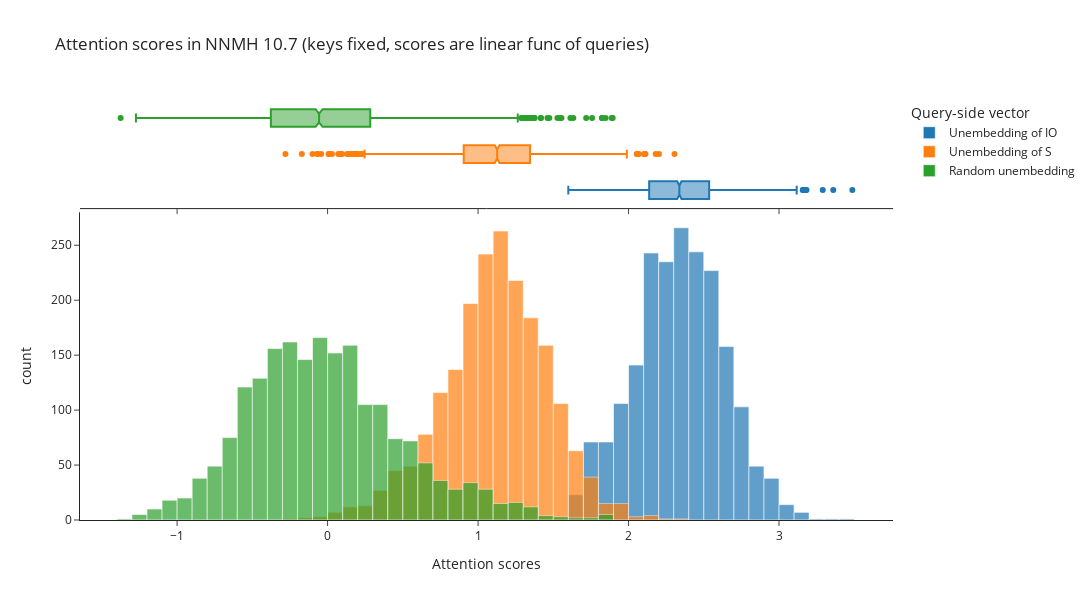

This figure's notebook cell:
### Code cell
hist(
    [attn_scores_IO, attn_scores_S, attn_scores_random],
    labels={"variable": "Query-side vector", "value": "Attention scores"},
    title="Attention scores in NNMH 10.7 (keys fixed, scores are linear func of queries)",
    names=["Unembedding of IO", "Unembedding of S", "Random unembedding"],
    width=1200,
    height=600,
    opacity=0.7,
    marginal="box",
    template="simple_white"
)

### Figure 1 — Plotly figure (JSON) as saved in the notebook; plotly's stock layout.template omitted (floating-point values rounded to 4 significant figures; data arrays with more than 128 entries replaced by an {"elided": "..."} marker saying what was removed)
{"data": [{"alignmentgroup": "True", "bingroup": "x", "hovertemplate": "Query-side vector=wide_variable_0<br>Attention scores=%{x}<br>count=%{y}<extra></extra>", "legendgroup": "wide_variable_0", "marker": {"color": "#1F77B4", "opacity": 0.7, "pattern": {"shape": ""}}, "name": "Unembedding of IO", "offsetgroup": "wide_variable_0", "orientation": "v", "showlegend": true, "type": "histogram", "x": {"elided": "2000 float values"}, "xaxis": "x", "yaxis": "y"}, {"alignmentgroup": "True", "hovertemplate": "Query-side vector=wide_variable_0<br>Attention scores=%{x}<extra></extra>", "legendgroup": "wide_variable_0", "marker": {"color": "#1F77B4"}, "name": "Unembedding of IO", "notched": true, "offsetgroup": "wide_variable_0", "showlegend": false, "type": "box", "x": {"elided": "2000 float values"}, "xaxis": "x2", "yaxis": "y2"}, {"alignmentgroup": "True", "bingroup": "x", "hovertemplate": "Query-side vector=wide_variable_1<br>Attention scores=%{x}<br>count=%{y}<extra></extra>", "legendgroup": "wide_variable_1", "marker": {"color": "#FF7F0E", "opacity": 0.7, "pattern": {"shape": ""}}, "name": "Unembedding of S", "offsetgroup": "wide_variable_1", "orientation": "v", "showlegend": true, "type": "histogram", "x": {"elided": "2000 float values"}, "xaxis": "x", "yaxis": "y"}, {"alignmentgroup": "True", "hovertemplate": "Query-side vector=wide_variable_1<br>Attention scores=%{x}<extra></extra>", "legendgroup": "wide_variable_1", "marker": {"color": "#FF7F0E"}, "name": "Unembedding of S", "notched": true, "offsetgroup": "wide_variable_1", "showlegend": false, "type": "box", "x": {"elided": "2000 float values"}, "xaxis": "x2", "yaxis": "y2"}, {"alignmentgroup": "True", "bingroup": "x", "hovertemplate": "Query-side vector=wide_variable_2<br>Attention scores=%{x}<br>count=%{y}<extra></extra>", "legendgroup": "wide_variable_2", "marker": {"color": "#2CA02C", "opacity": 0.7, "pattern": {"shape": ""}}, "name": "Random unembedding", "offsetgroup": "wide_variable_2", "orientation": "v", "showlegend": true, "type": "histogram", "x": {"elided": "2000 float values"}, "xaxis": "x", "yaxis": "y"}, {"alignmentgroup": "True", "hovertemplate": "Query-side vector=wide_variable_2<br>Attention scores=%{x}<extra></extra>", "legendgroup": "wide_variable_2", "marker": {"color": "#2CA02C"}, "name": "Random unembedding", "notched": true, "offsetgroup": "wide_variable_2", "showlegend": false, "type": "box", "x": {"elided": "2000 float values"}, "xaxis": "x2", "yaxis": "y2"}], "layout": {"bargap": 0, "barmode": "overlay", "height": 600, "legend": {"title": {"text": "Query-side vector"}, "tracegroupgap": 0}, "title": {"text": "Attention scores in NNMH 10.7 (keys fixed, scores are linear func of queries)"}, "width": 1200, "xaxis": {"anchor": "y", "domain": [0, 1], "title": {"text": "Attention scores"}}, "xaxis2": {"anchor": "y2", "domain": [0, 1], "matches": "x", "showticklabels": false}, "yaxis": {"anchor": "x", "domain": [0, 0.7326], "title": {"text": "count"}}, "yaxis2": {"anchor": "x2", "domain": [0.7426, 1], "matches": "y2", "showline": false, "showticklabels": false, "ticks": ""}}}
